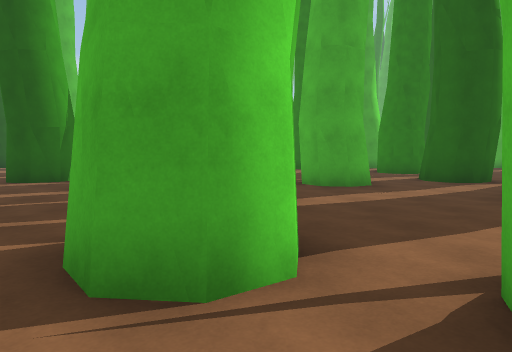
[1] (above)

24 first-person views from a walk through a Unity game level. The camera is 1.5 m above the floor, tilts 4° down and sees 70° across. The floor is counted in squares, 2 m on a side. Each view is taken from the middle of a square. On the plan, view 1 faces up. The plan holds only what a view shows up to about 11 squares ahead; the rest is blank. The place goes on beyond the plan.

[2]
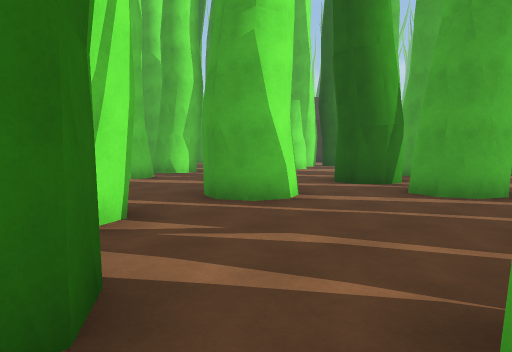

[3]
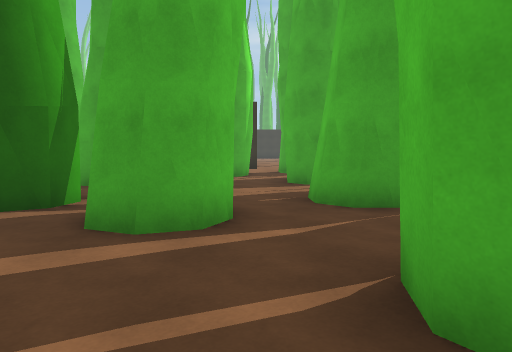

[4]
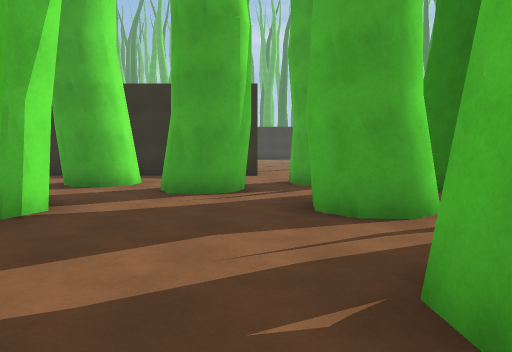

[5]
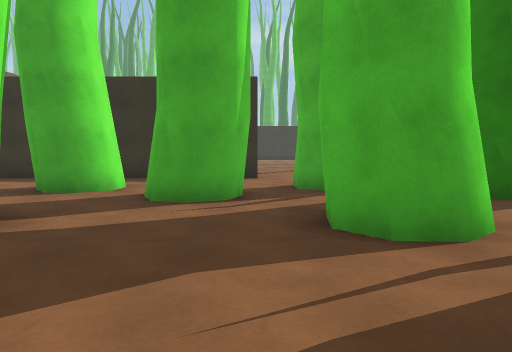

[6]
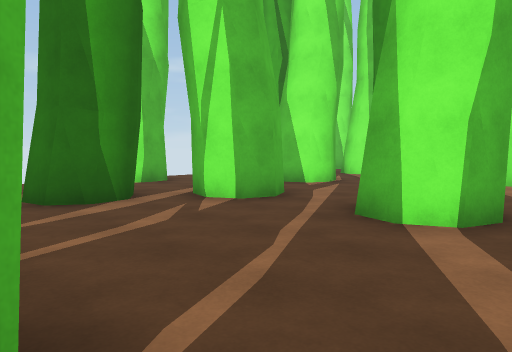

[7]
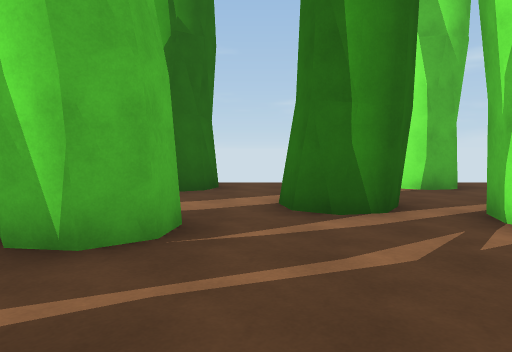

[8]
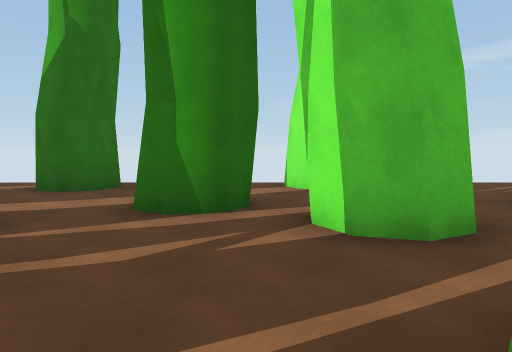

[9]
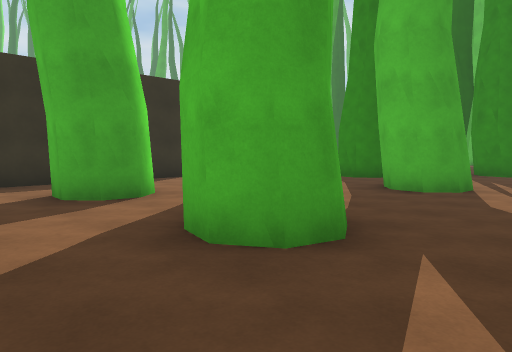

[10]
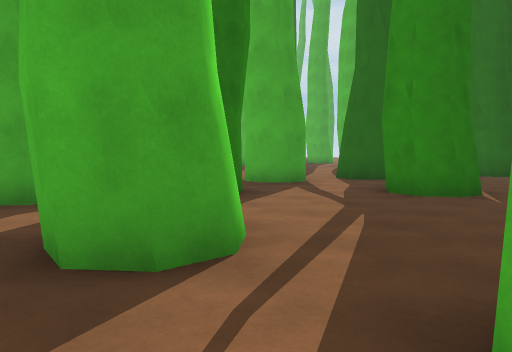

[11]
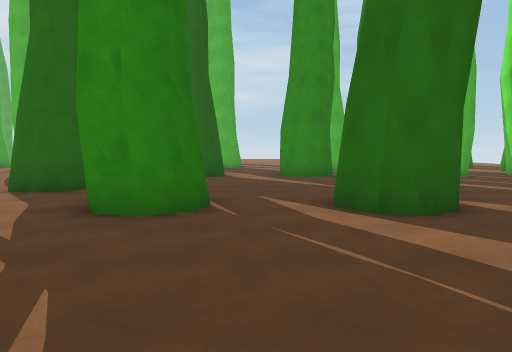

[12]
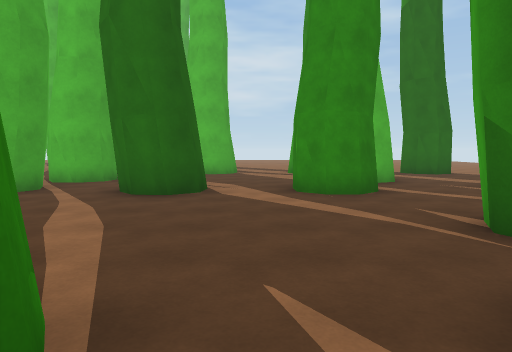

[13]
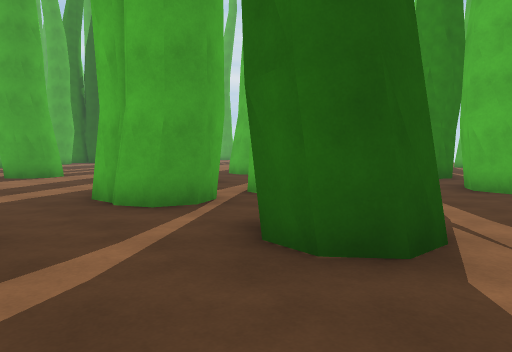

[14]
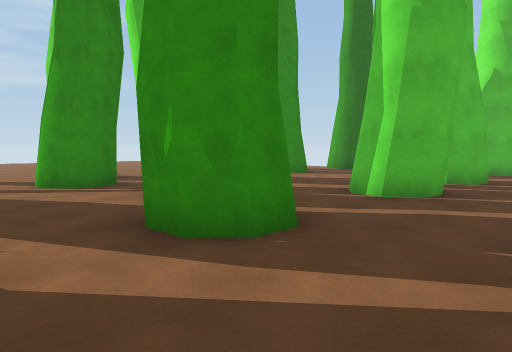

[15]
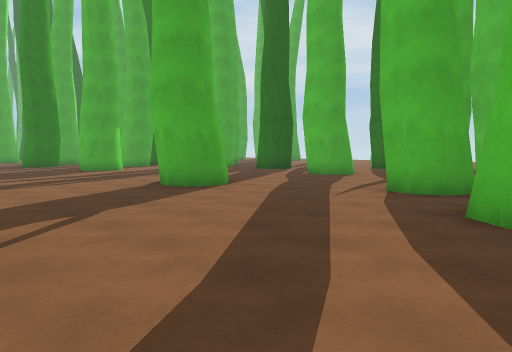

[16]
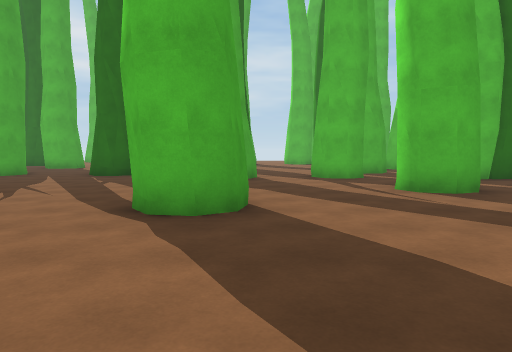

[17]
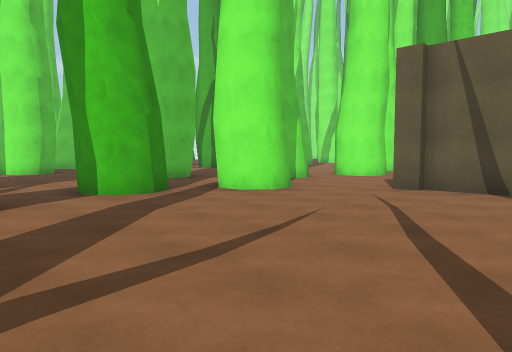

[18]
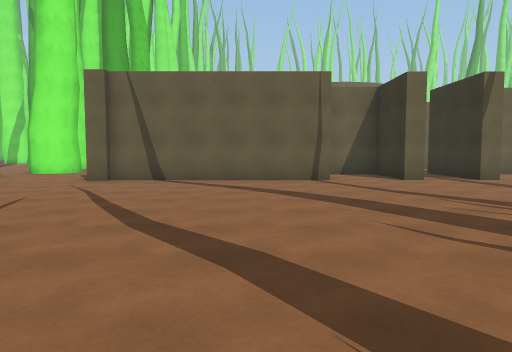

[19]
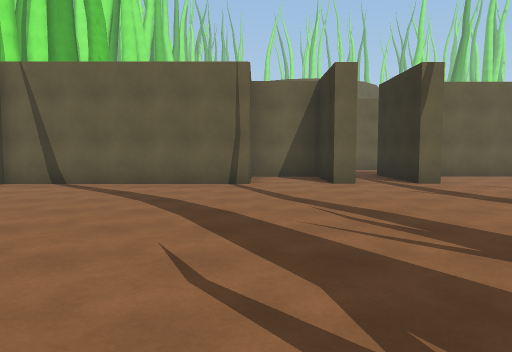

[20]
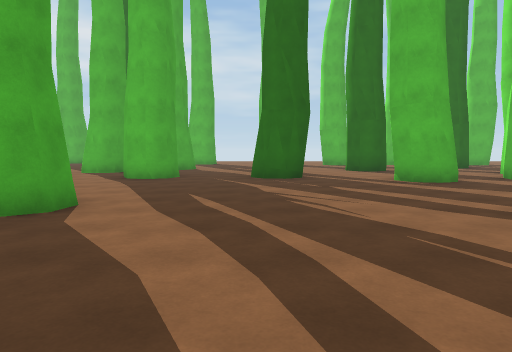

[21]
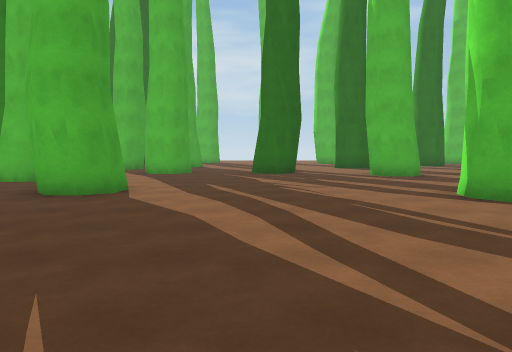

[22]
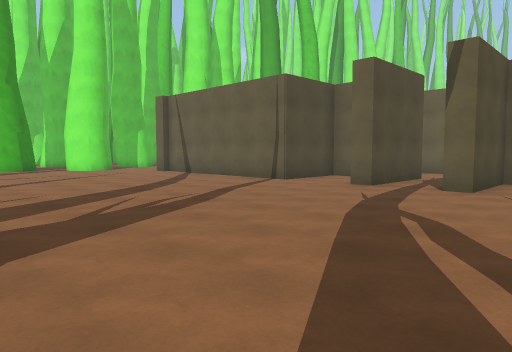

[23]
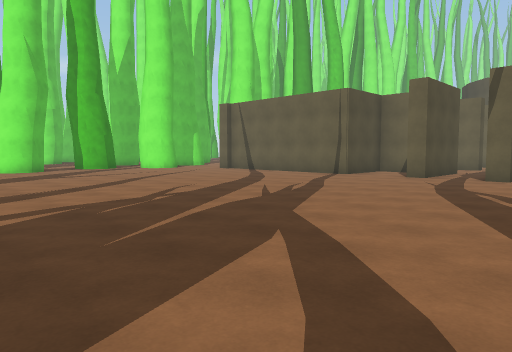

[24]
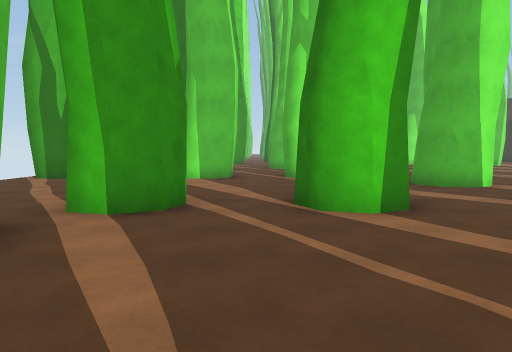

### Floor plan
Key: @ floor where view 1 was taken; # wall or solid block; . floor; O other object.
Columns run from 8 left of view 1 to 18 right of it. Each row starts with its distance up from view 1.
 31    #...   ....... ..# ....
 30    #................O....O
 29    ###.....................
 28    ........................
 27    ###...................#O
 26    #.....................#
 25    ###.....................
 24      #.....................
 23      #.............#....#..
 22      #.............O....O.
 21      #.....................
 20      #..................O#.
 19 #######..............#..###
 18 .....................O....O
 17 ...O...O#....O.....O....O
 16  .#O.O.##.#..#.O..O .##.O
 15 O....#...OO....O ....O# # O
 14  .....................  ...
 13 ..##...##....#.....#....#
 12 ..#O...#O...OO.....O....O
 11 .........................
 10 .......O ....O.....O....O
  9  .O#...##.#..#.....#  ..#
  8  ...O#...#O....O ....OO..
  7   ......................
  6 ..##...#O....#.....O....
  5 ..#O...##... O..... ....
  4 .................... ...
  3 ...#...##....#.....# ..
  2 O.O#...#O.O O##.. .O
  1 O....#...   ... O .
  0 .....O..@ ....    ..
 -1 ..#O...O#...      OO
 -2  .##...##..

Where each view was taken, in squares from view 1:
view 1: 0 up, 0 right, facing up
view 2: 1 up, 1 left, facing up-left
view 3: 4 up, 2 left, facing up
view 4: 8 up, 2 left, facing up
view 5: 9 up, 2 left, facing up
view 6: 7 up, 1 left, facing down-left
view 7: 6 up, 2 left, facing down
view 8: 6 up, 4 left, facing down
view 9: 10 up, 8 left, facing up-right
view 10: 10 up, 2 left, facing up-right
view 11: 11 up, 0 right, facing right
view 12: 11 up, 4 right, facing right
view 13: 11 up, 8 right, facing up-right
view 14: 12 up, 8 right, facing down-right
view 15: 16 up, 6 right, facing up-right
view 16: 22 up, 6 right, facing right
view 17: 22 up, 5 right, facing down-left
view 18: 23 up, 7 right, facing left
view 19: 25 up, 6 right, facing left
view 20: 27 up, 7 right, facing right
view 21: 27 up, 5 right, facing right
view 22: 31 up, 5 right, facing down-left
view 23: 31 up, 8 right, facing down-left
view 24: 4 up, 10 right, facing left
